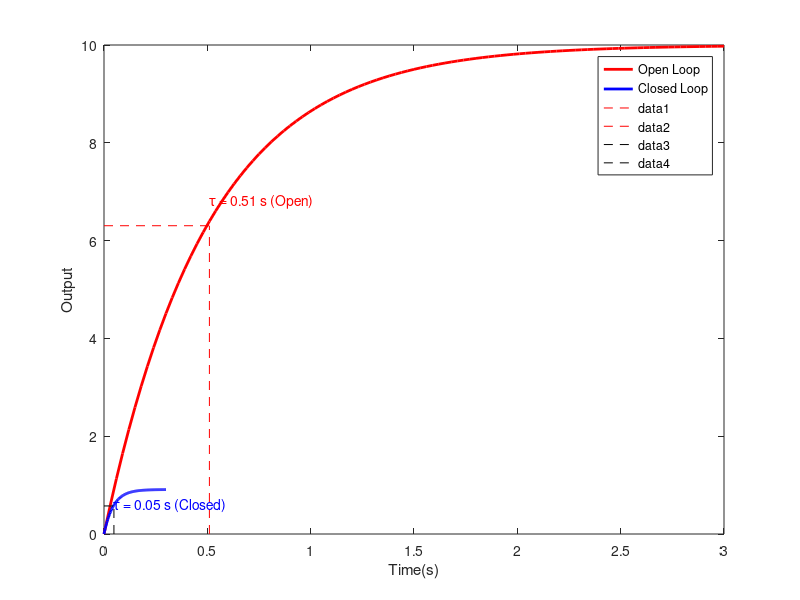

Here is the MATLAB script that generated this plot: (Note: this script raises an error after producing the figure.)
% =========================================================================
% Modeling a DC motor as a first-order system in Octave.
% =========================================================================
%
% Description:
%   This script models a DC motor using a first-order transfer function:
%
%       ω(s) / V(s) = K / (τs + 1)
%
%   where:
%       ω(s) = angular velocity (rad/s)
%       V(s) = input voltage (V)
%       K    = system gain (rad/s per V)
%       τ    = time constant (s)
%
%   The script simulates the open-loop step response.
%   The time constant is also clearly marked on the script for easy analysis.
%
% Dependencies:
%   GNU Octave + Control Package
%   (install using: pkg install -forge control)
%
% =========================================================================

clear; clc; close all;
pkg load control;
addpath("/functions");

% --- Parameters (example values, replace with your own) ---
K = 10;      % system gain
tau = 0.5;   % time constant (s)

% --- Transfer function model ---
s = tf('s');
G = K / (tau*s + 1);

% Closed Loop Transfer Function
H = feedback(G, 1) ; %negative feedback with feedback path gain of 1
disp("Closed Loop Transfer Function: ");
H

% Step Response Comparison
figure;
[y_open, t_open] = step(G);
[y_closed, t_closed] = step(H);

% 4. Find the time constant
tc_open = t_open(find(y_open >= 0.632 * y_open(end),1));
tc_closed = t_closed(find(y_closed >= 0.632 * y_closed(end),1));


% 5. Plot the Step Responses
plot(t_open, y_open, 'r', 'LineWidth', 2); hold on;
plot(t_closed, y_closed, 'b', 'LineWidth', 2);
legend("Open Loop","Closed Loop");
xlabel("Time(s)");
ylabel("Output");

% 6. Mark Time Constants on the Graph

%For open-loop
plot([tc_open tc_open],[0 0.632 * y_open(end)], 'r--');
plot([0 tc_open],[0.632 * y_open(end) 0.632 * y_open(end)], 'r--');
text(tc_open,0.632 * y_open(end) + 0.50, sprintf("\\tau = %.2f s (Open)", tc_open), ...
 "Color", 'r', "FontSize", 10 );


%For closed-loop
plot([tc_closed tc_closed],[0 0.632 * y_closed(end)], 'k--');
plot([0 tc_closed],[0.632 * y_closed(end) 0.632 * y_closed(end)], 'k--');
text(tc_closed,0.632 * y_closed(end)+ 0.01, sprintf("\\tau = %.2f s (Closed)", tc_closed), ...
 "Color", 'b', "FontSize", 10 );


% --- Save plots ---
%print('-dpng', '../results/impulse_response.png');
print("../results/open_vs_closed.png", "-dpng");


 %Getting Step Info
 info_open = stepinfo(G);
 info_closed = stepinfo(H);
 disp("Display Step Info for G");
 info_open

 disp("Display Step Info for H");
 info_closed

 results = {
  "System", "RiseTime", "SettlingTime", "PeakTime", "Overshoot", ...
  "SteadyStateError", "SteadyStateValue" ;
  "Open Loop", info_open.RiseTime, info_open.SettlingTime,info_open.PeakTime, ...
  info_open.Overshoot, info_open.SteadyStateError, info_open.SteadyStateValue ;
  "Closed Loop", info_closed.RiseTime, info_closed.SettlingTime, info_closed.PeakTime, ...
  info_closed.Overshoot, info_closed.SteadyStateError, info_closed.SteadyStateValue
};

fid = fopen("../results/open_vs_closed_loop.csv", "w");
fprintf(fid, "System,RiseTime,SettlingTime, PeakTime, Overshoot,SteadyStateError\n");
fprintf(fid, "Open Loop,%f,%f,%f,%f,%f\n", info_open.RiseTime, info_open.SettlingTime,info_open.PeakTime, ...
  info_open.Overshoot, info_open.SteadyStateError);
fprintf(fid, "Closed Loop,%f,%f,%f,%f,%f\n", info_closed.RiseTime, info_closed.SettlingTime, info_closed.PeakTime, ...
  info_closed.Overshoot, info_closed.SteadyStateError);
fclose(fid);





% --- Notes ---
% Closed-loop system reaches steady-state faster
% Compare system parameters for open and closed loop systems
